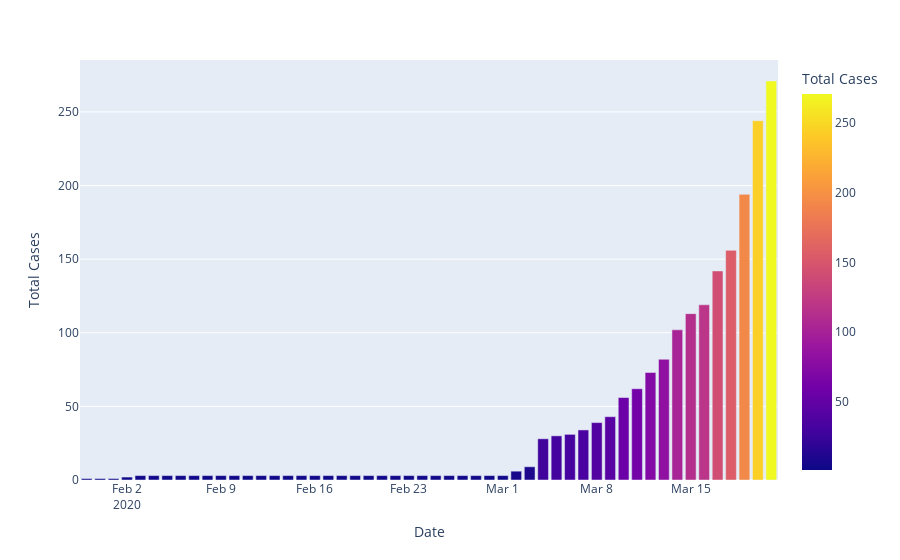

Notebook source saved alongside this figure:
### Code cell
px.bar(df_india,x='Date',y='Total Cases',color='Total Cases')

### Figure 1 — Plotly figure (JSON) as saved in the notebook; plotly's stock layout.template omitted (floating-point values rounded to 4 significant figures)
{"data": [{"alignmentgroup": "True", "hovertemplate": "Date=%{x}<br>Total Cases=%{marker.color}<extra></extra>", "legendgroup": "", "marker": {"color": [1, 1, 1, 2, 3, 3, 3, 3, 3, 3, 3, 3, 3, 3, 3, 3, 3, 3, 3, 3, 3, 3, 3, 3, 3, 3, 3, 3, 3, 3, 3, 3, 6, 9, 28, 30, 31, 34, 39, 43, 56, 62, 73, 82, 102, 113, 119, 142, 156, 194, 244, 271], "coloraxis": "coloraxis"}, "name": "", "offsetgroup": "", "orientation": "v", "showlegend": false, "textposition": "auto", "type": "bar", "x": ["2020-01-30T00:00:00", "2020-01-31T00:00:00", "2020-02-01T00:00:00", "2020-02-02T00:00:00", "2020-02-03T00:00:00", "2020-02-04T00:00:00", "2020-02-05T00:00:00", "2020-02-06T00:00:00", "2020-02-07T00:00:00", "2020-02-08T00:00:00", "2020-02-09T00:00:00", "2020-02-10T00:00:00", "2020-02-11T00:00:00", "2020-02-12T00:00:00", "2020-02-13T00:00:00", "2020-02-14T00:00:00", "2020-02-15T00:00:00", "2020-02-16T00:00:00", "2020-02-17T00:00:00", "2020-02-18T00:00:00", "2020-02-19T00:00:00", "2020-02-20T00:00:00", "2020-02-21T00:00:00", "2020-02-22T00:00:00", "2020-02-23T00:00:00", "2020-02-24T00:00:00", "2020-02-25T00:00:00", "2020-02-26T00:00:00", "2020-02-27T00:00:00", "2020-02-28T00:00:00", "2020-02-29T00:00:00", "2020-03-01T00:00:00", "2020-03-02T00:00:00", "2020-03-03T00:00:00", "2020-03-04T00:00:00", "2020-03-05T00:00:00", "2020-03-06T00:00:00", "2020-03-07T00:00:00", "2020-03-08T00:00:00", "2020-03-09T00:00:00", "2020-03-10T00:00:00", "2020-03-11T00:00:00", "2020-03-12T00:00:00", "2020-03-13T00:00:00", "2020-03-14T00:00:00", "2020-03-15T00:00:00", "2020-03-16T00:00:00", "2020-03-17T00:00:00", "2020-03-18T00:00:00", "2020-03-19T00:00:00", "2020-03-20T00:00:00", "2020-03-21T00:00:00"], "xaxis": "x", "y": [1, 1, 1, 2, 3, 3, 3, 3, 3, 3, 3, 3, 3, 3, 3, 3, 3, 3, 3, 3, 3, 3, 3, 3, 3, 3, 3, 3, 3, 3, 3, 3, 6, 9, 28, 30, 31, 34, 39, 43, 56, 62, 73, 82, 102, 113, 119, 142, 156, 194, 244, 271], "yaxis": "y"}], "layout": {"barmode": "relative", "coloraxis": {"colorbar": {"title": {"text": "Total Cases"}}, "colorscale": [[0, "#0d0887"], [0.1111, "#46039f"], [0.2222, "#7201a8"], [0.3333, "#9c179e"], [0.4444, "#bd3786"], [0.5556, "#d8576b"], [0.6667, "#ed7953"], [0.7778, "#fb9f3a"], [0.8889, "#fdca26"], [1, "#f0f921"]]}, "legend": {"tracegroupgap": 0}, "margin": {"t": 60}, "xaxis": {"anchor": "y", "domain": [0, 1], "title": {"text": "Date"}}, "yaxis": {"anchor": "x", "domain": [0, 1], "title": {"text": "Total Cases"}}}}
